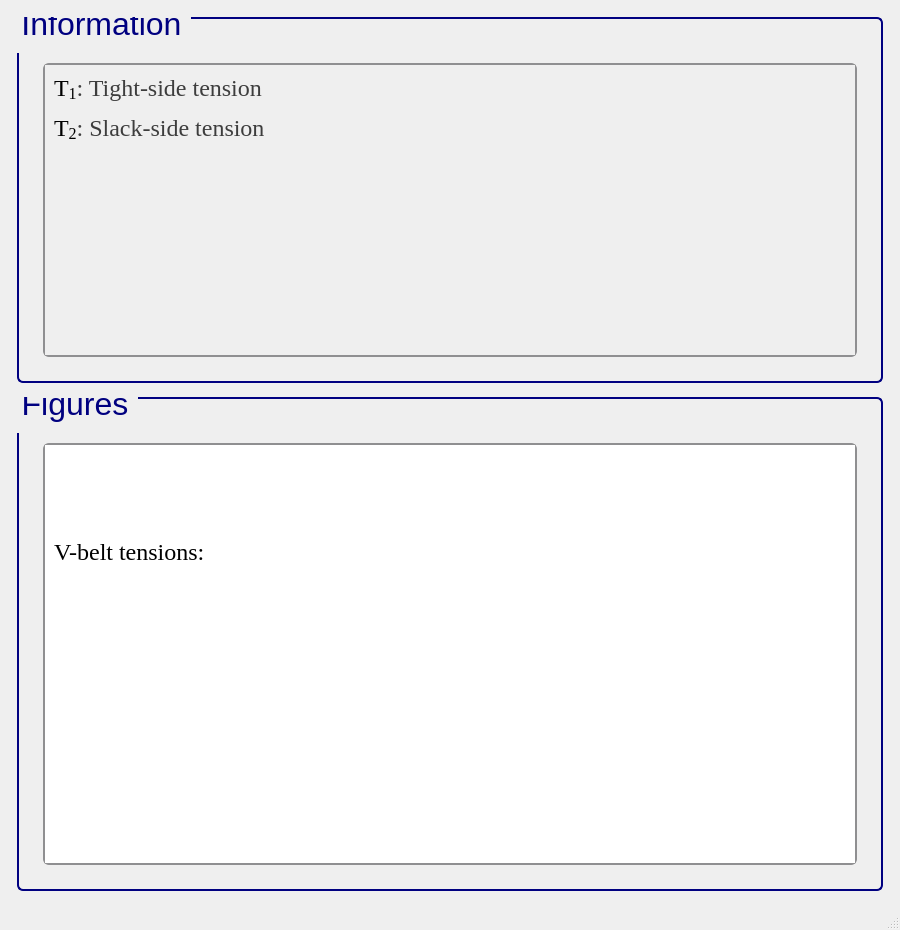
<?xml version="1.0" encoding="UTF-8"?>
<ui version="4.0">
 <class>MainWindow</class>
 <widget class="QMainWindow" name="MainWindow">
  <property name="geometry">
   <rect>
    <x>0</x>
    <y>0</y>
    <width>900</width>
    <height>930</height>
   </rect>
  </property>
  <property name="sizePolicy">
   <sizepolicy hsizetype="Minimum" vsizetype="Minimum">
    <horstretch>0</horstretch>
    <verstretch>0</verstretch>
   </sizepolicy>
  </property>
  <property name="minimumSize">
   <size>
    <width>900</width>
    <height>930</height>
   </size>
  </property>
  <property name="windowTitle">
   <string>MainWindow</string>
  </property>
  <widget class="QWidget" name="centralwidget">
   <layout class="QGridLayout" name="gridLayout">
    <item row="0" column="1">
     <spacer name="verticalSpacer_26">
      <property name="orientation">
       <enum>Qt::Vertical</enum>
      </property>
      <property name="sizeType">
       <enum>QSizePolicy::Fixed</enum>
      </property>
      <property name="sizeHint" stdset="0">
       <size>
        <width>850</width>
        <height>8</height>
       </size>
      </property>
     </spacer>
    </item>
    <item row="1" column="1">
     <widget class="QGroupBox" name="groupBox_125">
      <property name="sizePolicy">
       <sizepolicy hsizetype="Minimum" vsizetype="Minimum">
        <horstretch>0</horstretch>
        <verstretch>0</verstretch>
       </sizepolicy>
      </property>
      <property name="minimumSize">
       <size>
        <width>822</width>
        <height>300</height>
       </size>
      </property>
      <property name="font">
       <font>
        <family>Segoe UI</family>
        <pointsize>24</pointsize>
        <weight>50</weight>
        <italic>false</italic>
        <bold>false</bold>
       </font>
      </property>
      <property name="styleSheet">
       <string notr="true">QGroupBox {
    border: 2px solid navy;
    border-radius: 6px;
    background-color: qlineargradient(x1:0, y1:0, x2:0, y2:1,
                                      stop:0 #f6f7fa, stop:1 #dadbde);
    font: 24pt &quot;Segoe UI&quot;;
    padding: 5px; /* add padding inside the group box */
    color: black;
}
QGroupBox::title {
    subcontrol-origin: margin;
    subcontrol-position: top left;
    padding-left: 0px;
    padding-right: 5px;
    padding-top: 0px;
    margin-top: -22px;  /* shift title up */
    color: navy;
    font-weight: bold;
}
</string>
      </property>
      <property name="title">
       <string>Information</string>
      </property>
      <layout class="QGridLayout" name="gridLayout_255">
       <item row="1" column="2">
        <spacer name="verticalSpacer_36">
         <property name="orientation">
          <enum>Qt::Horizontal</enum>
         </property>
         <property name="sizeType">
          <enum>QSizePolicy::Fixed</enum>
         </property>
         <property name="sizeHint" stdset="0">
          <size>
           <width>10</width>
           <height>20</height>
          </size>
         </property>
        </spacer>
       </item>
       <item row="1" column="1">
        <widget class="QScrollArea" name="scrollArea_43">
         <property name="sizePolicy">
          <sizepolicy hsizetype="Minimum" vsizetype="Minimum">
           <horstretch>0</horstretch>
           <verstretch>0</verstretch>
          </sizepolicy>
         </property>
         <property name="font">
          <font>
           <pointsize>15</pointsize>
          </font>
         </property>
         <property name="styleSheet">
          <string notr="true">QScrollArea {
    background: qlineargradient(x1:0, y1:0, x2:0, y2:1,
                               stop:0 #f6f7fa, stop:1 #dadbde);
    border: 2px solid #8f8f91;
    border-radius: 6px;
}

QScrollArea QScrollBar:vertical, QScrollArea QScrollBar:horizontal {
    background: qlineargradient(x1:0, y1:0, x2:0, y2:1,
                               stop:0 #f6f7fa, stop:1 #dadbde);
    border: 2px solid #8f8f91;
    border-radius: 6px;
    width: 14px;
    height: 14px;
    margin: 2px 0 2px 0;
}

/* Completely remove the bottom button of the vertical scrollbar */
QScrollArea QScrollBar::add-line:vertical {
    height: 0px;
    width: 0px;
    border: none;
    background: none;
    margin: 0px;
    padding: 0px;
}

QScrollArea QScrollBar::handle:vertical, QScrollArea QScrollBar::handle:horizontal {
    background: qlineargradient(x1:0, y1:0, x2:0, y2:1,
                               stop:0 #8f8f91, stop:1 #6f6f71);
    min-height: 20px;
    border-radius: 6px;
    border: 1px solid #6f6f71;
}

QScrollArea QScrollBar::handle:vertical:hover, QScrollArea QScrollBar::handle:horizontal:hover {
    background: qlineargradient(x1:0, y1:0, x2:0, y2:1,
                               stop:0 #6f6f71, stop:1 #4f4f51);
    border: 1px solid #4f4f51;
}

QScrollArea QScrollBar::sub-line:vertical, QScrollArea QScrollBar::add-line:horizontal, QScrollArea QScrollBar::sub-line:horizontal {
    background: #8f8f91;
    border: none;
    border-radius: 3px;
    height: 14px;
    width: 14px;
    subcontrol-origin: margin;
}

QScrollArea QScrollBar::sub-line:vertical:hover, QScrollArea QScrollBar::add-line:horizontal:hover, QScrollArea QScrollBar::sub-line:horizontal:hover {
    background: #6f6f71;
}

QScrollArea QScrollBar::add-page:vertical, QScrollArea QScrollBar::sub-page:vertical,
QScrollArea QScrollBar::add-page:horizontal, QScrollArea QScrollBar::sub-page:horizontal {
    background: transparent;
}
</string>
         </property>
         <property name="verticalScrollBarPolicy">
          <enum>Qt::ScrollBarAsNeeded</enum>
         </property>
         <property name="horizontalScrollBarPolicy">
          <enum>Qt::ScrollBarAsNeeded</enum>
         </property>
         <property name="widgetResizable">
          <bool>true</bool>
         </property>
         <widget class="QWidget" name="scrollAreaWidgetContents_43">
          <property name="geometry">
           <rect>
            <x>0</x>
            <y>0</y>
            <width>772</width>
            <height>346</height>
           </rect>
          </property>
          <layout class="QGridLayout" name="gridLayout_3">
           <item row="1" column="0">
            <widget class="QLabel" name="label_3">
             <property name="font">
              <font>
               <family>Times New Roman</family>
               <pointsize>18</pointsize>
               <weight>50</weight>
               <bold>false</bold>
              </font>
             </property>
             <property name="cursor">
              <cursorShape>ArrowCursor</cursorShape>
             </property>
             <property name="frameShape">
              <enum>QFrame::NoFrame</enum>
             </property>
             <property name="text">
              <string>&lt;html&gt;&lt;head/&gt;&lt;body&gt;&lt;p&gt;&lt;span style=&quot; color:#000000;&quot;&gt;T&lt;/span&gt;&lt;span style=&quot; color:#000000; vertical-align:sub;&quot;&gt;1&lt;/span&gt;&lt;span style=&quot; color:#3d3d3d;&quot;&gt;: Tight-side tension&lt;/span&gt;&lt;/p&gt;&lt;p&gt;&lt;span style=&quot; color:#000000;&quot;&gt;T&lt;/span&gt;&lt;span style=&quot; color:#000000; vertical-align:sub;&quot;&gt;2&lt;/span&gt;&lt;span style=&quot; color:#3d3d3d;&quot;&gt;: Slack-side tension&lt;/span&gt;&lt;/p&gt;&lt;p&gt;&lt;br/&gt;&lt;/p&gt;&lt;p&gt;&lt;br/&gt;&lt;/p&gt;&lt;p&gt;&lt;br/&gt;&lt;/p&gt;&lt;/body&gt;&lt;/html&gt;</string>
             </property>
            </widget>
           </item>
          </layout>
         </widget>
        </widget>
       </item>
       <item row="2" column="1">
        <spacer name="verticalSpacer_37">
         <property name="orientation">
          <enum>Qt::Vertical</enum>
         </property>
         <property name="sizeType">
          <enum>QSizePolicy::Fixed</enum>
         </property>
         <property name="sizeHint" stdset="0">
          <size>
           <width>10</width>
           <height>10</height>
          </size>
         </property>
        </spacer>
       </item>
       <item row="1" column="0">
        <spacer name="verticalSpacer_34">
         <property name="orientation">
          <enum>Qt::Horizontal</enum>
         </property>
         <property name="sizeType">
          <enum>QSizePolicy::Fixed</enum>
         </property>
         <property name="sizeHint" stdset="0">
          <size>
           <width>10</width>
           <height>20</height>
          </size>
         </property>
        </spacer>
       </item>
       <item row="0" column="1">
        <spacer name="verticalSpacer_35">
         <property name="orientation">
          <enum>Qt::Vertical</enum>
         </property>
         <property name="sizeType">
          <enum>QSizePolicy::Fixed</enum>
         </property>
         <property name="sizeHint" stdset="0">
          <size>
           <width>20</width>
           <height>30</height>
          </size>
         </property>
        </spacer>
       </item>
      </layout>
     </widget>
    </item>
    <item row="2" column="1">
     <spacer name="verticalSpacer_23">
      <property name="orientation">
       <enum>Qt::Vertical</enum>
      </property>
      <property name="sizeType">
       <enum>QSizePolicy::Fixed</enum>
      </property>
      <property name="sizeHint" stdset="0">
       <size>
        <width>850</width>
        <height>8</height>
       </size>
      </property>
     </spacer>
    </item>
    <item row="3" column="0">
     <spacer name="verticalSpacer_25">
      <property name="orientation">
       <enum>Qt::Horizontal</enum>
      </property>
      <property name="sizeType">
       <enum>QSizePolicy::Fixed</enum>
      </property>
      <property name="sizeHint" stdset="0">
       <size>
        <width>8</width>
        <height>489</height>
       </size>
      </property>
     </spacer>
    </item>
    <item row="3" column="1">
     <widget class="QGroupBox" name="groupBox_42">
      <property name="sizePolicy">
       <sizepolicy hsizetype="Minimum" vsizetype="Minimum">
        <horstretch>0</horstretch>
        <verstretch>0</verstretch>
       </sizepolicy>
      </property>
      <property name="minimumSize">
       <size>
        <width>822</width>
        <height>350</height>
       </size>
      </property>
      <property name="font">
       <font>
        <family>Segoe UI</family>
        <pointsize>24</pointsize>
        <weight>50</weight>
        <italic>false</italic>
        <bold>false</bold>
       </font>
      </property>
      <property name="styleSheet">
       <string notr="true">/* GroupBox styling */
QGroupBox {
    border: 2px solid navy;
    border-radius: 6px;
    background-color: qlineargradient(x1:0, y1:0, x2:0, y2:1,
    stop:0 #f6f7fa, stop:1 #dadbde);
    font: 24pt &quot;Segoe UI&quot;;
    padding: 5px;
    color: black;
}

/* GroupBox title styling */
QGroupBox::title {
    subcontrol-origin: margin;
    subcontrol-position: top left;
    padding-left: 0px;
    padding-right: 5px;
    padding-top: 0px;
    margin-top: -22px;
    color: navy;
    font-weight: bold;
}

/* Make QScrollArea (only within GroupBox) have a white background with correct border */
QGroupBox QScrollArea {
    background-color: white !important;
    border: 2px solid #8f8f91;
    border-radius: 6px;
}

/* Make QScrollArea's viewport white as well */
QGroupBox QScrollArea QWidget {
    background-color: white !important;
}

/* Scrollbar styling inside QScrollArea in QGroupBox */
QGroupBox QScrollArea QScrollBar:vertical, QGroupBox QScrollArea QScrollBar:horizontal {
    background: qlineargradient(x1:0, y1:0, x2:0, y2:1,
    stop:0 #f6f7fa, stop:1 #dadbde);
    border: 2px solid #8f8f91;
    border-radius: 6px;
    width: 14px;
    height: 14px;
    margin: 2px 0 2px 0;
}

/* Remove bottom button of vertical scrollbar */
QGroupBox QScrollArea QScrollBar::add-line:vertical {
    height: 0px;
    width: 0px;
    border: none;
    background: none;
    margin: 0px;
    padding: 0px;
}

/* Scrollbar handle */
QGroupBox QScrollArea QScrollBar::handle:vertical, QGroupBox QScrollArea QScrollBar::handle:horizontal {
    background: qlineargradient(x1:0, y1:0, x2:0, y2:1,
    stop:0 #8f8f91, stop:1 #6f6f71);
    min-height: 20px;
    border-radius: 6px;
    border: 1px solid #6f6f71;
}

QGroupBox QScrollArea QScrollBar::handle:vertical:hover, QGroupBox QScrollArea QScrollBar::handle:horizontal:hover {
    background: qlineargradient(x1:0, y1:0, x2:0, y2:1,
    stop:0 #6f6f71, stop:1 #4f4f51);
    border: 1px solid #4f4f51;
}

/* Scrollbar sub-line buttons */
QGroupBox QScrollArea QScrollBar::sub-line:vertical, QGroupBox QScrollArea QScrollBar::add-line:horizontal, QGroupBox QScrollArea QScrollBar::sub-line:horizontal {
    background: #8f8f91;
    border: none;
    border-radius: 3px;
    height: 14px;
    width: 14px;
    subcontrol-origin: margin;
}

QGroupBox QScrollArea QScrollBar::sub-line:vertical:hover, QGroupBox QScrollArea QScrollBar::add-line:horizontal:hover, QGroupBox QScrollArea QScrollBar::sub-line:horizontal:hover {
    background: #6f6f71;
}

/* Transparent page areas */
QGroupBox QScrollArea QScrollBar::add-page:vertical, QGroupBox QScrollArea QScrollBar::sub-page:vertical,
QGroupBox QScrollArea QScrollBar::add-page:horizontal, QGroupBox QScrollArea QScrollBar::sub-page:horizontal {
    background: transparent;
}
</string>
      </property>
      <property name="title">
       <string>Figures</string>
      </property>
      <layout class="QGridLayout" name="gridLayout_2">
       <item row="0" column="1">
        <spacer name="verticalSpacer_41">
         <property name="orientation">
          <enum>Qt::Vertical</enum>
         </property>
         <property name="sizeType">
          <enum>QSizePolicy::Fixed</enum>
         </property>
         <property name="sizeHint" stdset="0">
          <size>
           <width>20</width>
           <height>30</height>
          </size>
         </property>
        </spacer>
       </item>
       <item row="1" column="0">
        <spacer name="verticalSpacer_39">
         <property name="orientation">
          <enum>Qt::Horizontal</enum>
         </property>
         <property name="sizeType">
          <enum>QSizePolicy::Fixed</enum>
         </property>
         <property name="sizeHint" stdset="0">
          <size>
           <width>10</width>
           <height>20</height>
          </size>
         </property>
        </spacer>
       </item>
       <item row="1" column="1">
        <widget class="QScrollArea" name="scrollArea_3">
         <property name="styleSheet">
          <string notr="true">/* GroupBox styling */
QGroupBox {
    border: 2px solid navy;
    border-radius: 6px;
    background-color: qlineargradient(x1:0, y1:0, x2:0, y2:1,
    stop:0 #f6f7fa, stop:1 #dadbde);
    font: 20pt &quot;Segoe UI&quot;;
    padding: 5px;
    color: black;
}

/* GroupBox title styling */
QGroupBox::title {
    subcontrol-origin: margin;
    subcontrol-position: top left;
    padding-left: 0px;
    padding-right: 5px;
    padding-top: 0px;
    margin-top: -20px;
    color: navy;
    font-weight: bold;
}

/* Make QScrollArea (only within GroupBox) have a white background with correct border */
QGroupBox QScrollArea {
    background-color: white !important;
    border: 2px solid #8f8f91;
    border-radius: 6px;
}

/* Make QScrollArea's viewport white as well */
QGroupBox QScrollArea QWidget {
    background-color: white !important;
}

/* Scrollbar styling inside QScrollArea in QGroupBox */
QGroupBox QScrollArea QScrollBar:vertical, QGroupBox QScrollArea QScrollBar:horizontal {
    background: qlineargradient(x1:0, y1:0, x2:0, y2:1,
    stop:0 #f6f7fa, stop:1 #dadbde);
    border: 2px solid #8f8f91;
    border-radius: 6px;
    width: 14px;
    height: 14px;
    margin: 2px 0 2px 0;
}

/* Remove bottom button of vertical scrollbar */
QGroupBox QScrollArea QScrollBar::add-line:vertical {
    height: 0px;
    width: 0px;
    border: none;
    background: none;
    margin: 0px;
    padding: 0px;
}

/* Scrollbar handle */
QGroupBox QScrollArea QScrollBar::handle:vertical, QGroupBox QScrollArea QScrollBar::handle:horizontal {
    background: qlineargradient(x1:0, y1:0, x2:0, y2:1,
    stop:0 #8f8f91, stop:1 #6f6f71);
    min-height: 20px;
    border-radius: 6px;
    border: 1px solid #6f6f71;
}

QGroupBox QScrollArea QScrollBar::handle:vertical:hover, QGroupBox QScrollArea QScrollBar::handle:horizontal:hover {
    background: qlineargradient(x1:0, y1:0, x2:0, y2:1,
    stop:0 #6f6f71, stop:1 #4f4f51);
    border: 1px solid #4f4f51;
}

/* Scrollbar sub-line buttons */
QGroupBox QScrollArea QScrollBar::sub-line:vertical, QGroupBox QScrollArea QScrollBar::add-line:horizontal, QGroupBox QScrollArea QScrollBar::sub-line:horizontal {
    background: #8f8f91;
    border: none;
    border-radius: 3px;
    height: 14px;
    width: 14px;
    subcontrol-origin: margin;
}

QGroupBox QScrollArea QScrollBar::sub-line:vertical:hover, QGroupBox QScrollArea QScrollBar::add-line:horizontal:hover, QGroupBox QScrollArea QScrollBar::sub-line:horizontal:hover {
    background: #6f6f71;
}

/* Transparent page areas */
QGroupBox QScrollArea QScrollBar::add-page:vertical, QGroupBox QScrollArea QScrollBar::sub-page:vertical,
QGroupBox QScrollArea QScrollBar::add-page:horizontal, QGroupBox QScrollArea QScrollBar::sub-page:horizontal {
    background: transparent;
}
</string>
         </property>
         <property name="widgetResizable">
          <bool>true</bool>
         </property>
         <widget class="QWidget" name="scrollAreaWidgetContents_3">
          <property name="geometry">
           <rect>
            <x>0</x>
            <y>0</y>
            <width>980</width>
            <height>788</height>
           </rect>
          </property>
          <layout class="QGridLayout" name="gridLayout_4">
           <item row="1" column="0">
            <widget class="QLabel" name="label">
             <property name="frameShape">
              <enum>QFrame::NoFrame</enum>
             </property>
             <property name="text">
              <string>&lt;html&gt;&lt;head/&gt;&lt;body&gt;&lt;p&gt;&lt;img src=&quot;:/info/info/V-belt tensions..png&quot;/&gt;&lt;/p&gt;&lt;/body&gt;&lt;/html&gt;</string>
             </property>
            </widget>
           </item>
           <item row="0" column="0">
            <widget class="QLabel" name="label_5">
             <property name="font">
              <font>
               <family>Times New Roman</family>
               <pointsize>18</pointsize>
               <weight>50</weight>
               <bold>false</bold>
              </font>
             </property>
             <property name="cursor">
              <cursorShape>ArrowCursor</cursorShape>
             </property>
             <property name="frameShape">
              <enum>QFrame::NoFrame</enum>
             </property>
             <property name="text">
              <string>&lt;html&gt;&lt;head/&gt;&lt;body&gt;&lt;p&gt;V-belt tensions:&lt;/p&gt;&lt;/body&gt;&lt;/html&gt;</string>
             </property>
            </widget>
           </item>
          </layout>
         </widget>
        </widget>
       </item>
       <item row="1" column="2">
        <spacer name="verticalSpacer_40">
         <property name="orientation">
          <enum>Qt::Horizontal</enum>
         </property>
         <property name="sizeType">
          <enum>QSizePolicy::Fixed</enum>
         </property>
         <property name="sizeHint" stdset="0">
          <size>
           <width>10</width>
           <height>20</height>
          </size>
         </property>
        </spacer>
       </item>
       <item row="2" column="1">
        <spacer name="verticalSpacer_38">
         <property name="orientation">
          <enum>Qt::Vertical</enum>
         </property>
         <property name="sizeType">
          <enum>QSizePolicy::Fixed</enum>
         </property>
         <property name="sizeHint" stdset="0">
          <size>
           <width>10</width>
           <height>10</height>
          </size>
         </property>
        </spacer>
       </item>
      </layout>
     </widget>
    </item>
    <item row="3" column="2">
     <spacer name="verticalSpacer_28">
      <property name="orientation">
       <enum>Qt::Horizontal</enum>
      </property>
      <property name="sizeType">
       <enum>QSizePolicy::Fixed</enum>
      </property>
      <property name="sizeHint" stdset="0">
       <size>
        <width>8</width>
        <height>489</height>
       </size>
      </property>
     </spacer>
    </item>
    <item row="4" column="1">
     <spacer name="verticalSpacer_27">
      <property name="orientation">
       <enum>Qt::Vertical</enum>
      </property>
      <property name="sizeType">
       <enum>QSizePolicy::Fixed</enum>
      </property>
      <property name="sizeHint" stdset="0">
       <size>
        <width>850</width>
        <height>8</height>
       </size>
      </property>
     </spacer>
    </item>
   </layout>
  </widget>
  <widget class="QMenuBar" name="menubar">
   <property name="geometry">
    <rect>
     <x>0</x>
     <y>0</y>
     <width>900</width>
     <height>26</height>
    </rect>
   </property>
  </widget>
  <widget class="QStatusBar" name="statusbar"/>
 </widget>
 <resources>
  <include location="../QtRes/information.qrc"/>
 </resources>
 <connections/>
</ui>
